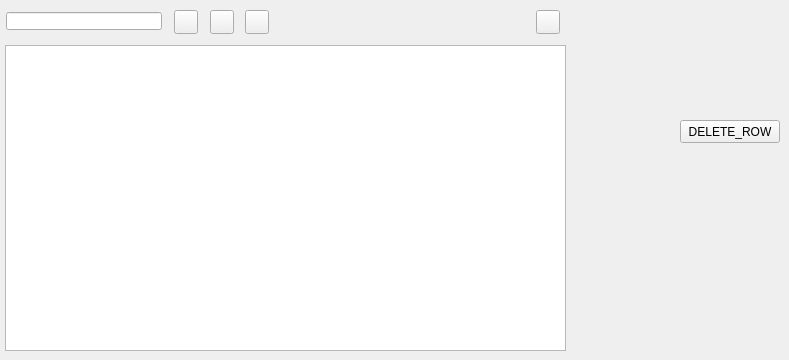
    <widget class="QWidget" name="page_analysis">
     <attribute name="title">
      <string>Element</string>
     </attribute>
     <widget class="QPushButton" name="delete_row_info">
      <property name="geometry">
       <rect>
        <x>680</x>
        <y>120</y>
        <width>100</width>
        <height>23</height>
       </rect>
      </property>
      <property name="text">
       <string>DELETE_ROW</string>
      </property>
     </widget>
     <widget class="QTableView" name="tbl_element">
      <property name="geometry">
       <rect>
        <x>5</x>
        <y>45</y>
        <width>561</width>
        <height>306</height>
       </rect>
      </property>
      <property name="sortingEnabled">
       <bool>true</bool>
      </property>
     </widget>
     <widget class="QPushButton" name="open_element">
      <property name="geometry">
       <rect>
        <x>536</x>
        <y>10</y>
        <width>24</width>
        <height>24</height>
       </rect>
      </property>
      <property name="toolTip">
       <string>&lt;html&gt;&lt;head/&gt;&lt;body&gt;&lt;p&gt;Element data&lt;/p&gt;&lt;/body&gt;&lt;/html&gt;</string>
      </property>
      <property name="text">
       <string/>
      </property>
      <property name="icon">
       <iconset>
        <normaloff>../icons/134b.png</normaloff>../icons/134b.png</iconset>
      </property>
      <property name="iconSize">
       <size>
        <width>22</width>
        <height>22</height>
       </size>
      </property>
     </widget>
     <widget class="QPushButton" name="btn_delete">
      <property name="geometry">
       <rect>
        <x>210</x>
        <y>10</y>
        <width>24</width>
        <height>24</height>
       </rect>
      </property>
      <property name="toolTip">
       <string>&lt;html&gt;&lt;head/&gt;&lt;body&gt;&lt;p&gt;Unlink element&lt;/p&gt;&lt;/body&gt;&lt;/html&gt;</string>
      </property>
      <property name="text">
       <string/>
      </property>
      <property name="icon">
       <iconset>
        <normaloff>../icons/112b.png</normaloff>../icons/112b.png</iconset>
      </property>
      <property name="iconSize">
       <size>
        <width>22</width>
        <height>22</height>
       </size>
      </property>
     </widget>
     <widget class="QPushButton" name="new_element">
      <property name="geometry">
       <rect>
        <x>245</x>
        <y>10</y>
        <width>24</width>
        <height>24</height>
       </rect>
      </property>
      <property name="toolTip">
       <string>&lt;html&gt;&lt;head/&gt;&lt;body&gt;&lt;p&gt;New element&lt;/p&gt;&lt;/body&gt;&lt;/html&gt;</string>
      </property>
      <property name="text">
       <string/>
      </property>
      <property name="icon">
       <iconset>
        <normaloff>../icons/33b.png</normaloff>../icons/33b.png</iconset>
      </property>
      <property name="iconSize">
       <size>
        <width>22</width>
        <height>22</height>
       </size>
      </property>
     </widget>
     <widget class="QPushButton" name="btn_insert">
      <property name="geometry">
       <rect>
        <x>174</x>
        <y>10</y>
        <width>24</width>
        <height>24</height>
       </rect>
      </property>
      <property name="toolTip">
       <string>&lt;html&gt;&lt;head/&gt;&lt;body&gt;&lt;p&gt;Link element&lt;/p&gt;&lt;/body&gt;&lt;/html&gt;</string>
      </property>
      <property name="text">
       <string/>
      </property>
      <property name="icon">
       <iconset>
        <normaloff>../icons/111b.png</normaloff>../icons/111b.png</iconset>
      </property>
      <property name="iconSize">
       <size>
        <width>22</width>
        <height>22</height>
       </size>
      </property>
     </widget>
     <widget class="QLineEdit" name="element_id">
      <property name="geometry">
       <rect>
        <x>6</x>
        <y>12</y>
        <width>156</width>
        <height>18</height>
       </rect>
      </property>
     </widget>
    </widget>
